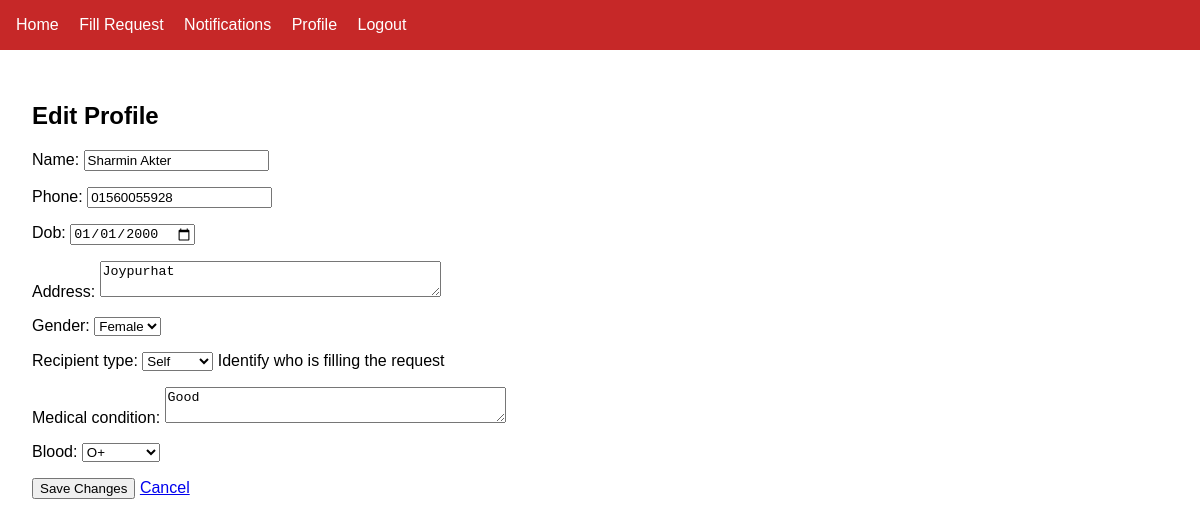
Screenshot of /recipient/edit/ (signed in) with the database file from the repository.
### myapp/models.py (models this page shows, shortened)
class Recipient(models.Model):
    RECIPIENT_TYPE_CHOICES = [
        ('self', 'Self'),
        ('relative', 'Relative'),
        ('helper', 'Helper'),
    ]
    user = models.OneToOneField(User, on_delete=models.CASCADE)
    name = models.CharField(max_length=100)
    phone = models.CharField(max_length=15)
    dob = models.DateField()
    address = models.TextField()
    gender = models.CharField(max_length=10)
    recipient_type = models.CharField(
        max_length=10,
        choices=RECIPIENT_TYPE_CHOICES,
        default='self',
        help_text="Identify who is filling the request"
    )
    medical_condition = models.TextField(blank=True, null=True)
    blood = models.ForeignKey(Blood, on_delete=models.CASCADE)

### myapp/views.py (the view)
# urls.py: path('recipient/edit/', views.edit_recipient_profile, name='edit_recipient_profile'), #done
@login_required
def edit_recipient_profile(request):
    try:
        recipient = Recipient.objects.get(user=request.user)
    except Recipient.DoesNotExist:
        messages.error(request, "Recipient profile not found.")
        return redirect('recipient_profile')  # or wherever you want
    if request.method == 'POST':
        form = RecipientProfileForm(request.POST, instance=recipient)
        if form.is_valid():
            form.save()
            messages.success(request, "Profile updated successfully.")
            return redirect('recipient_profile')
    else:
        form = RecipientProfileForm(instance=recipient)
    return render(request, 'recipient/edit_recipient_profile.html', {'form': form})

### myapp/forms.py
class RecipientProfileForm(forms.ModelForm):
    class Meta:
        model = Recipient
        fields = [
            'name',
            'phone',
            'dob',
            'address',
            'gender',
            'recipient_type',
            'medical_condition',
            'blood',
        ]
        widgets = {
            'dob': forms.DateInput(attrs={'type': 'date'}),
            'address': forms.Textarea(attrs={'rows': 2}),
            'medical_condition': forms.Textarea(attrs={'rows': 2}),
            'gender': forms.Select(choices=[('Male', 'Male'), ('Female', 'Female'), ('Other', 'Other')]),
        }

### myapp/context_processors.py (called while the page is built)
def notifications_processor(request):
    if request.user.is_authenticated:
        unread_notifications = request.user.recipient_notifications.filter(is_read=False)
        return {
            'notifications': request.user.recipient_notifications.order_by('-created_at')[:5],
            'unread_count': unread_notifications.count(),
        }
    return {}

### myapp/models.py (called while the page is built)
    def __str__(self):
        return self.blood_group

### myapp/templates/recipient/edit_recipient_profile.html (shortened to what this page needs)
{% extends 'base.html' %}
{% block content %}
<div class="max-w-xl mx-auto bg-white p-6 rounded shadow mt-6">
    <h2 class="text-2xl font-bold mb-4 text-blue-600">Edit Profile</h2>
    <form method="post">
        {{ form.as_p }}
        <button type="submit" class="mt-4 px-6 py-2 bg-blue-600 text-white rounded hover:bg-blue-700">
            Save Changes
        </button>
        <a href="{% url 'recipient_profile' %}" class="ml-4 text-gray-600 hover:underline">Cancel</a>
    </form>
</div>
{% endblock %}

### myapp/templates/base.html (style rules this page uses)
body { font-family: Arial, sans-serif; margin: 0; padding: 0; }

### rows the page displays
Recipient: name "Sharmin Akter", phone "01560055928", dob "01/01/2000", address "Joypurhat", gender "Female", recipient_type "Self", medical_condition "Good", blood "O+"
